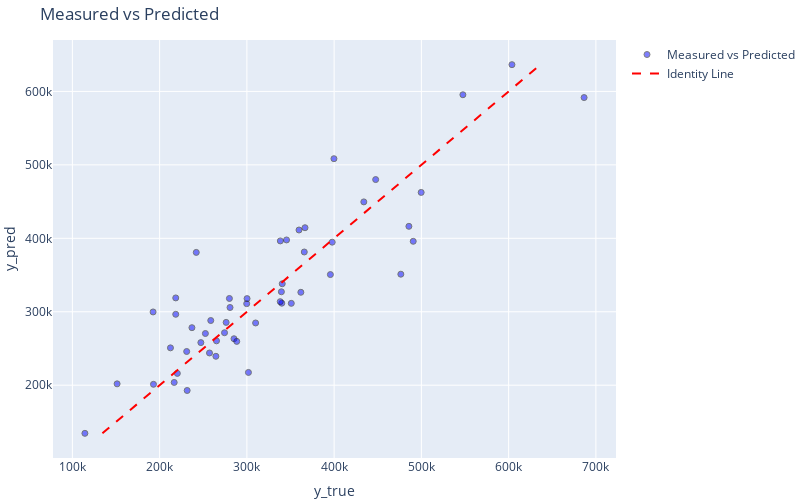

Here is the notebook cell this chart was saved with:
### Code cell
fig = go.Figure()

fig.add_trace(
    go.Scatter(
        x=y_test.flatten(),
        y=y_pred.flatten(),
        mode='markers',
        marker=dict(color='blue', opacity=0.5, line=dict(color='black', width=1)),
        name='Measured vs Predicted'
    )
)


fig.add_trace(
    go.Scatter(
        x=[y_pred.min(), y_pred.max()],
        y=[y_pred.min(), y_pred.max()],
        mode='lines',
        line=dict(color='red', dash='dash'),
        name='Identity Line'
    )
)

fig.update_layout(
    title='Measured vs Predicted',
    xaxis=dict(title='y_true'),
    yaxis=dict(title='y_pred'),
    autosize=False,
    width=800,
    height=500,
    margin=dict(l=0, r=0, b=0, t=40),
    showlegend=True
)

fig.write_image(f"{dir_figures}/scattered_measured_vs_predicted_plot.png")

fig.show()

### Figure 1 — Plotly figure (JSON) as saved in the notebook; plotly's stock layout.template omitted (floating-point values rounded to 4 significant figures)
{"data": [{"marker": {"color": "blue", "line": {"color": "black", "width": 1}, "opacity": 0.5}, "mode": "markers", "name": "Measured vs Predicted", "type": "scatter", "x": [257165, 276200.0, 216701, 345457, 274391, 237000.0, 114366, 350907, 280700.0, 361900.0, 231010, 220300.0, 285235, 231564, 434000.0, 499743, 366615, 399790, 192966, 359743, 686500.0, 365800.0, 476400.0, 395700.0, 339541, 310000.0, 338300.0, 212426, 603778, 192501, 218500.0, 299799, 151300.0, 258605, 264500.0, 340038, 218500.0, 252500.0, 265199, 288400.0, 242014, 340514, 397800.0, 447600.0, 547578, 300199, 280000.0, 301789, 490647, 247300.0, 338221, 485687], "y": [243900.0, 285500.0, 203700.0, 397800.0, 271400.0, 278300.0, 134400.0, 311400.0, 305800.0, 326500.0, 245900.0, 216100.0, 263200.0, 192800.0, 449600.0, 462500.0, 414400.0, 508400.0, 201200.0, 411300.0, 591600.0, 381400.0, 351100.0, 350600.0, 327200.0, 284700.0, 396400.0, 250800.0, 636500.0, 299700.0, 296500.0, 311000.0, 201800.0, 288100.0, 239400.0, 311700.0, 318848, 270400.0, 260400.0, 259700.0, 380800.0, 338100.0, 394700.0, 480000.0, 595500.0, 317900.0, 318100.0, 217300.0, 395900.0, 258000.0, 313700.0, 416300.0]}, {"line": {"color": "red", "dash": "dash"}, "mode": "lines", "name": "Identity Line", "type": "scatter", "x": [134400.0, 636500.0], "y": [134400.0, 636500.0]}], "layout": {"autosize": false, "height": 500, "margin": {"b": 0, "l": 0, "r": 0, "t": 40}, "showlegend": true, "title": {"text": "Measured vs Predicted"}, "width": 800, "xaxis": {"title": {"text": "y_true"}}, "yaxis": {"title": {"text": "y_pred"}}}}
